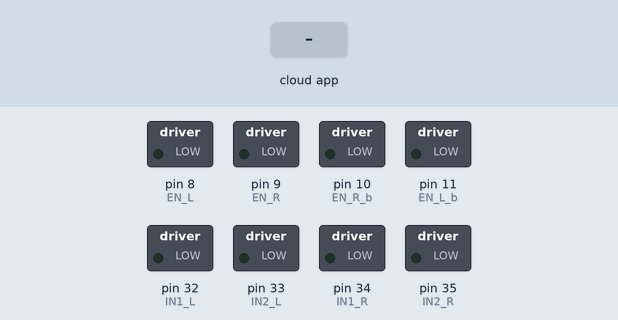
A sketch run on a simulated Arduino Mega 2560, built with avr-gcc and run on an emulated ATmega2560. On the bench: switched loads named in the sketch (green lamp = pin HIGH). The inputs (shaded band) are chosen by the test bench. The ROS host is connected and sends only what is stated.

Above: at 1.2 s.
1.3 s: the phone or cloud app sets linear.x to -100
At 2.4 s:
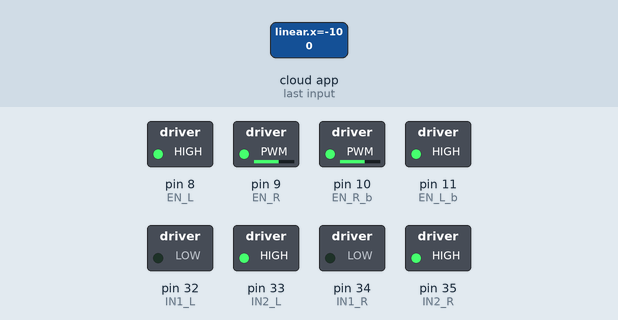
2.8 s: the phone or cloud app sets linear.x to 100
At 3.5 s:
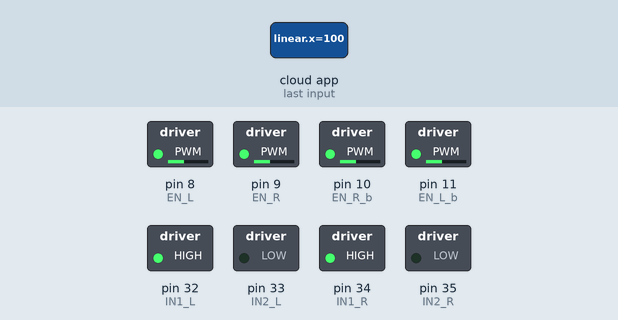
4.3 s: the phone or cloud app sets linear.x to -100
At 4.8 s:
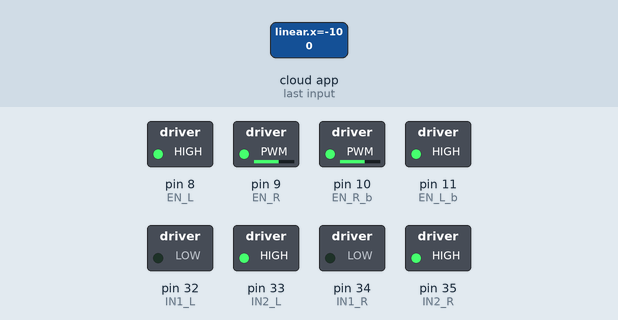
Timing chart, 0 to 7.3 s (numbered marks = the images above; inputs shaded):
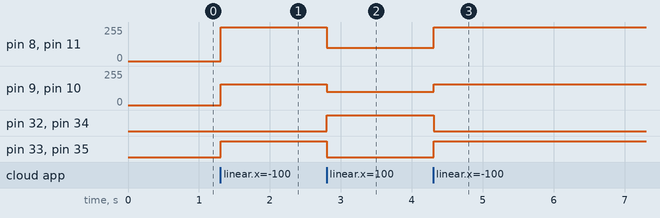

The sketch:

cmd_vel_2.ino
```cpp
#include <ArduinoHardware.h>
#include <geometry_msgs/Twist.h>
#include <ros.h>
#include <std_msgs/String.h>


//#include <ros/console.h>
#define EN_L 8
#define IN1_L 32
#define IN2_L 33

#define EN_R 9
#define IN1_R 34
#define IN2_R 35

#include <ros.h>
#define EN_R_b 10
#define IN1_R_b 36
#define IN2_R_b 37


#define EN_L_b 11
#define IN1_L_b 38
#define IN2_L_b 39

double w_r=0, w_l=0;

//wheel_rad is the wheel radius ,wheel_sep is
double wheel_rad = 0.0325, wheel_sep = 0.295;


ros::NodeHandle nh;
std_msgs::String str_msg;
ros::Publisher chatter("chatter", &str_msg);
int lowSpeed = 200;
int highSpeed = 50;
double speed_ang=0, speed_lin ,speed_ylin,angle_c,x_c,y_c;
char forwardee[13] = "forward";
char bssee[13] = "rukja";
char nothing[13] = "nothing";
char leftt[13] = "left";
char rightt[13] = "right";
char fourtyfivee[16] = "fourtyfive";
char negfourtyfivee[16] = "negfourtyfive";
char cRotatee[25] = "rotate clockwise";
char anticRotatee[25] = "rotate anti clockwise";

void messageCb( const geometry_msgs::Twist& msg){
  /*
   speed_ang = msg.angular.z;
   speed_lin = msg.linear.x;
   speed_ylin= msg.linear.y;
   */
  angle_c = msg.angular.z;
  x_c     = 100*(msg.linear.x);
  y_c     =  100*(msg.linear.y);

  //w_r = (speed_lin/wheel_rad) + ((speed_ang*wheel_sep)/(2.0*wheel_rad));
  //w_l = (speed_lin/wheel_rad) - ((speed_ang*wheel_sep)/(2.0*wheel_rad));
}


ros::Subscriber<geometry_msgs::Twist> sub("cmd_vel", &messageCb );
void Motors_init();
void MotorL(int Pulse_Width1);
void MotorR(int Pulse_Width2);
void forward(int spd);//
void reverse(int spd);//
void foutyfive(int spd);//
void negfourtyfive(int spd);//
void rukja(int spd); //
void left(int spd);//
void right(int spd);//
void cRotate(); //clockwise rotate
void anticRotate();//anticlockwise rotate

void setup(){

  Motors_init();

  nh.initNode();
  nh.advertise(chatter);
  nh.subscribe(sub);


}


void loop(){
  /* MotorL(w_l*10);

   MotorR(w_r*10);
   */
   // nh.logdebug("connnected");

   //analogWrite(EN_L,x_c);

  if(x_c > 0 && y_c==0)
  {
    forward(x_c);
    str_msg.data = forwardee;
    chatter.publish( &str_msg );
    nh.spinOnce();
    delay(10);
  }
  else if(y_c> 0 && x_c==0)
  {
    left(x_c);
    str_msg.data = leftt;
    chatter.publish( &str_msg );
    nh.spinOnce();
    delay(10);

  }


  else if(x_c< 0 && y_c==0)
  {
    reverse(x_c);
    str_msg.data = bssee;
    chatter.publish( &str_msg );
    nh.spinOnce();
    delay(10);

  }
  else if(y_c < 0 && x_c==0)
  {
    right(x_c);
    str_msg.data = rightt;
    chatter.publish( &str_msg );
    nh.spinOnce();
    delay(10);
  }
  else if(x_c > 0 && y_c > 0)
  {
    foutyfive(x_c);
    str_msg.data = fourtyfivee;
    chatter.publish( &str_msg );
    nh.spinOnce();
    delay(10);
  }
  else if(x_c < 0 && y_c < 0)
  {
     negfourtyfive(x_c);
     str_msg.data = negfourtyfivee;
     chatter.publish( &str_msg );
     nh.spinOnce();
     delay(10);

  }

  else if(x_c==0 && y_c==0)
  {
    rukja(x_c);
    str_msg.data = bssee;
    chatter.publish( &str_msg );
    nh.spinOnce();
    delay(10);
  }

  else if (angle_c>0)
  {
  cRotate(x_c);
  str_msg.data=cRotatee;
  chatter.publish(&str_msg );
  nh.spinOnce();
  delay(10);

  }
else if (angle_c<0)
  {
  anticRotate(x_c);
  str_msg.data=anticRotatee;
  chatter.publish(&str_msg );
  nh.spinOnce();
  delay(10);

  }
  //x_c=0;
 // y_c=0;
  nh.spinOnce();

}


void Motors_init(){

  pinMode(EN_L, OUTPUT);
  pinMode(EN_R, OUTPUT);
  pinMode(IN1_L, OUTPUT);
  pinMode(IN2_L, OUTPUT);
  pinMode(IN1_R, OUTPUT);
  pinMode(IN2_R, OUTPUT);
  digitalWrite(EN_L, LOW);
  digitalWrite(EN_R, LOW);
  digitalWrite(IN1_L, LOW);
  digitalWrite(IN2_L, LOW);
  digitalWrite(IN1_R, LOW);
  digitalWrite(IN2_R, LOW);
  digitalWrite(EN_L_b, LOW);
  digitalWrite(EN_R_b, LOW);
  digitalWrite(IN1_L_b, LOW);
  digitalWrite(IN2_L_b, LOW);
  digitalWrite(IN1_R_b, LOW);
  digitalWrite(IN2_R_b, LOW);


}

void MotorL(int Pulse_Width1){

  if (Pulse_Width1 > 0){

    analogWrite(EN_L, Pulse_Width1);

    digitalWrite(IN1_L, HIGH);
    digitalWrite(IN2_L, LOW);

  }

  if (Pulse_Width1 < 0){

    Pulse_Width1=abs(Pulse_Width1);

    analogWrite(EN_L, Pulse_Width1);

    digitalWrite(IN1_L, LOW);
    digitalWrite(IN2_L, HIGH);

  }

  if (Pulse_Width1 == 0){

    analogWrite(EN_L, Pulse_Width1);

    digitalWrite(IN1_L, LOW);
    digitalWrite(IN2_L, LOW);

  }

}


void MotorR(int Pulse_Width2){


  if (Pulse_Width2 > 0){

    analogWrite(EN_R, Pulse_Width2);

    digitalWrite(IN1_R, LOW);
    digitalWrite(IN2_R, HIGH);

  }

  if (Pulse_Width2 < 0){

    Pulse_Width2=abs(Pulse_Width2);

    analogWrite(EN_R, Pulse_Width2);

    digitalWrite(IN1_R, HIGH);
    digitalWrite(IN2_R, LOW);

  }

  if (Pulse_Width2 == 0){

    analogWrite(EN_R, Pulse_Width2);

    digitalWrite(IN1_R, LOW);
    digitalWrite(IN2_R, LOW);

  }
}
  void rukja(int spd)
  {
    analogWrite(EN_L,spd);
    analogWrite(EN_R,spd);
     analogWrite(EN_R_b,spd);
      analogWrite(EN_L_b,spd);


    digitalWrite(EN_L, LOW);
    digitalWrite(EN_R, LOW);
    digitalWrite(EN_L_b, LOW);
    digitalWrite(EN_R_b, LOW);

    digitalWrite(IN1_L, LOW);
    digitalWrite(IN2_L, LOW);
    digitalWrite(IN1_R, LOW);
    digitalWrite(IN2_R, LOW);
    digitalWrite(IN1_L_b, LOW);
    digitalWrite(IN2_L_b, LOW);
    digitalWrite(IN1_R_b, LOW);
    digitalWrite(IN2_R_b, LOW);
  }
  void forward(int spd)
  {
    analogWrite(EN_L,spd);
    analogWrite(EN_R,spd);
     analogWrite(EN_R_b,spd);
      analogWrite(EN_L_b,spd);

    digitalWrite(IN1_L,   HIGH);
    digitalWrite(IN2_L,   LOW);
    digitalWrite(IN1_R,   HIGH);
    digitalWrite(IN2_R,   LOW);
    digitalWrite(IN1_L_b, HIGH);
    digitalWrite(IN2_L_b, LOW);
    digitalWrite(IN1_R_b, HIGH);
    digitalWrite(IN2_R_b, LOW);

  }
  void reverse(int spd)
  {
	  analogWrite(EN_L,spd);
    analogWrite(EN_R,spd);
     analogWrite(EN_R_b,spd);
      analogWrite(EN_L_b,spd);


    analogWrite(EN_L,spd);
    analogWrite(EN_R,spd);
     analogWrite(EN_R_b,spd);
      analogWrite(EN_L_b,spd);


    digitalWrite(IN1_L,   LOW);
    digitalWrite(IN2_L,   HIGH);
    digitalWrite(IN1_R,   LOW);
    digitalWrite(IN2_R,   HIGH);
    digitalWrite(IN1_L_b, LOW);
    digitalWrite(IN2_L_b, HIGH);
    digitalWrite(IN1_R_b, LOW);
    digitalWrite(IN2_R_b, HIGH);

  }
  void foutyfive(int spd)
  {

    analogWrite(EN_L,spd);
    analogWrite(EN_R,spd);
     analogWrite(EN_R_b,spd);
      analogWrite(EN_L_b,spd);


    digitalWrite(IN1_L,   HIGH);
    digitalWrite(IN2_L,   LOW);

    digitalWrite(IN1_R,   LOW);
    digitalWrite(IN2_R,   LOW);

    digitalWrite(IN1_L_b, LOW);
    digitalWrite(IN2_L_b, LOW);

    digitalWrite(IN1_R_b, HIGH);
    digitalWrite(IN2_R_b, LOW);
  }

  void negfourtyfive(int spd)
  {

    analogWrite(EN_L,spd);
    analogWrite(EN_R,spd);
     analogWrite(EN_R_b,spd);
      analogWrite(EN_L_b,spd);


    digitalWrite(IN1_L,   LOW);
    digitalWrite(IN2_L,   LOW);

    digitalWrite(IN1_R,   HIGH);
    digitalWrite(IN2_R,   LOW);

    digitalWrite(IN1_L_b, HIGH);
    digitalWrite(IN2_L_b, LOW);

    digitalWrite(IN1_R_b, LOW);
    digitalWrite(IN2_R_b, LOW);
  }
  void left(int spd)
  {
    analogWrite(EN_L,spd);
    analogWrite(EN_R,spd);
     analogWrite(EN_R_b,spd);
      analogWrite(EN_L_b,spd);


    digitalWrite(IN1_L,   LOW);
    digitalWrite(IN2_L,   HIGH);

    digitalWrite(IN1_R,   HIGH);
    digitalWrite(IN2_R,   LOW);

    digitalWrite(IN1_L_b, HIGH);
    digitalWrite(IN2_L_b, LOW);

    digitalWrite(IN1_R_b, LOW);
    digitalWrite(IN2_R_b, HIGH);
  }

  void right(int spd)
  {

    analogWrite(EN_L,spd);
    analogWrite(EN_R,spd);
     analogWrite(EN_R_b,spd);
      analogWrite(EN_L_b,spd);


    digitalWrite(IN1_L,   HIGH);
    digitalWrite(IN2_L,    LOW);

    digitalWrite(IN1_R,   LOW);
    digitalWrite(IN2_R,   HIGH);

    digitalWrite(IN1_L_b, LOW);
    digitalWrite(IN2_L_b, HIGH);

    digitalWrite(IN1_R_b, HIGH);
    digitalWrite(IN2_R_b, LOW);

  }
void cRotate(int spd)
{

   analogWrite(EN_L,spd);
    analogWrite(EN_R,spd);
     analogWrite(EN_R_b,spd);
      analogWrite(EN_L_b,spd);
    digitalWrite(IN1_L,   HIGH);
    digitalWrite(IN2_L,   LOW);

    digitalWrite(IN1_R,   LOW);
    digitalWrite(IN2_R,   HIGH);

    digitalWrite(IN1_L_b, LOW);
    digitalWrite(IN2_L_b, HIGH);

    digitalWrite(IN1_R_b, HIGH);
    digitalWrite(IN2_R_b, LOW);

}

void anticRotate(int spd)
{

 analogWrite(EN_L,spd);
    analogWrite(EN_R,spd);
     analogWrite(EN_R_b,spd);
      analogWrite(EN_L_b,spd);
    digitalWrite(IN1_L,   LOW);
    digitalWrite(IN2_L,   HIGH);

    digitalWrite(IN1_R,   HIGH);
    digitalWrite(IN2_R,   LOW);

    digitalWrite(IN1_L_b, HIGH);
    digitalWrite(IN2_L_b, LOW);

    digitalWrite(IN1_R_b, LOW);
    digitalWrite(IN2_R_b, HIGH);

}
```

Measured:
- after the input at 1.3 s, pin 8 (EN_L), pin 11 (EN_L_b): 0/255 → 255/255 at once; pin 9 (EN_R), pin 10 (EN_R_b): 0/255 → 156/255 at once; pin 33 (IN2_L), pin 35 (IN2_R): LOW → HIGH at once
- after the input at 2.8 s, pin 8 (EN_L), pin 11 (EN_L_b): 255/255 → 100/255 at once; pin 9 (EN_R), pin 10 (EN_R_b): 156/255 → 100/255 at once; pin 32 (IN1_L), pin 34 (IN1_R): LOW → HIGH at once; pin 33 (IN2_L), pin 35 (IN2_R): HIGH → LOW at once
- after the input at 4.3 s, pin 8 (EN_L), pin 11 (EN_L_b): 100/255 → 255/255 at once; pin 9 (EN_R), pin 10 (EN_R_b): 100/255 → 156/255 at once; pin 32 (IN1_L), pin 34 (IN1_R): HIGH → LOW at once; pin 33 (IN2_L), pin 35 (IN2_R): LOW → HIGH at once
